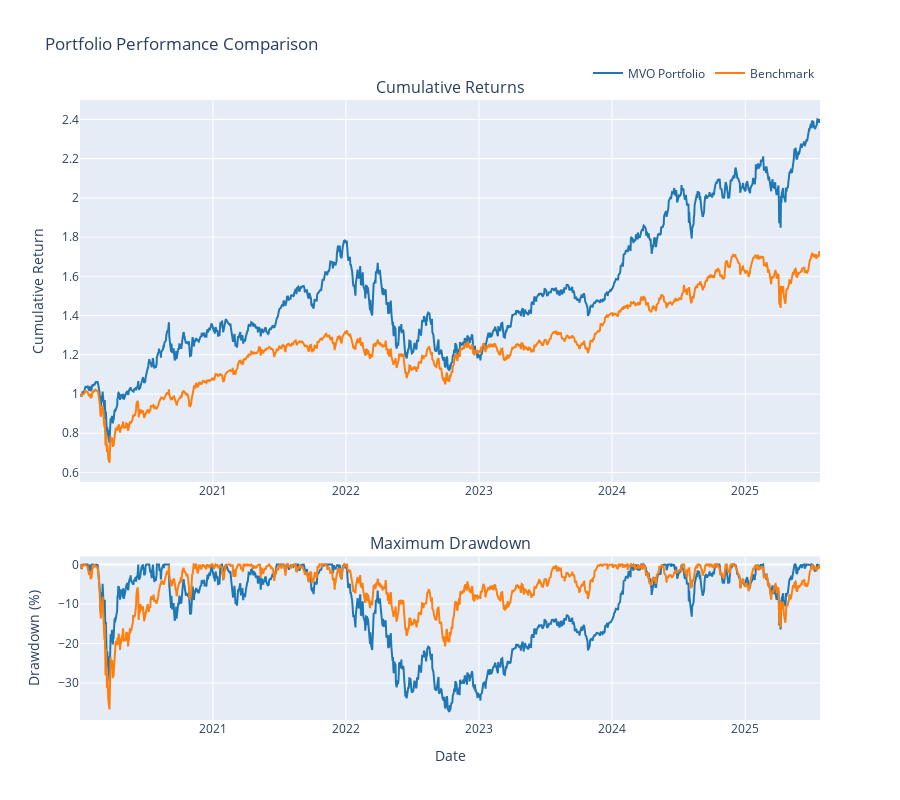

The code cell stored with this chart in its notebook:
### Code cell
# Plotting
fig = make_subplots(
    rows=2, cols=1,
    subplot_titles=('Cumulative Returns', 'Maximum Drawdown'),
    vertical_spacing=0.12,
    row_heights=[0.7, 0.3]
)

colors = ['#1f77b4', '#ff7f0e', '#2ca02c', '#d62728']

# Plot cumulative returns
for i, (name, returns) in enumerate(portfolio_returns.items()):
    #if name != 'Benchmark':
    cumulative_returns = (1 + returns).cumprod()
    fig.add_trace(
        go.Scatter(
            x=cumulative_returns.index,
            y=cumulative_returns.values,
            mode='lines',
            name=name,
            line=dict(color=colors[i], width=2),
            showlegend=True
        ),
        row=1, col=1
    )

# Plot drawdowns
for i, (name, returns) in enumerate(portfolio_returns.items()):
#if name != 'Benchmark':
    cumulative = (1 + returns).cumprod()
    rolling_max = cumulative.expanding().max()
    drawdown = (cumulative - rolling_max) / rolling_max * 100
    
    fig.add_trace(
        go.Scatter(
            x=drawdown.index,
            y=drawdown.values,
            mode='lines',
            name=name,
            line=dict(color=colors[i], width=2),
            showlegend=False
        ),
        row=2, col=1
    )

# Update layout
fig.update_layout(
    title='Portfolio Performance Comparison',
    height=800,
    hovermode='x unified',
    legend=dict(
        orientation="h",
        yanchor="bottom",
        y=1.02,
        xanchor="right",
        x=1
    )
)

fig.update_xaxes(title_text="Date", row=2, col=1)
fig.update_yaxes(title_text="Cumulative Return", row=1, col=1)
fig.update_yaxes(title_text="Drawdown (%)", row=2, col=1)

fig.show()

### Figure 1 — Plotly figure (JSON) as saved in the notebook; plotly's stock layout.template omitted (floating-point values rounded to 4 significant figures; data arrays with more than 128 entries replaced by an {"elided": "..."} marker saying what was removed)
{"data": [{"line": {"color": "#1f77b4", "width": 2}, "mode": "lines", "name": "MVO Portfolio", "showlegend": true, "type": "scatter", "x": {"elided": "1398 str values"}, "xaxis": "x", "y": {"elided": "1398 float values"}, "yaxis": "y"}, {"line": {"color": "#ff7f0e", "width": 2}, "mode": "lines", "name": "Benchmark", "showlegend": true, "type": "scatter", "x": {"elided": "1398 str values"}, "xaxis": "x", "y": {"elided": "1398 float values"}, "yaxis": "y"}, {"line": {"color": "#1f77b4", "width": 2}, "mode": "lines", "name": "MVO Portfolio", "showlegend": false, "type": "scatter", "x": {"elided": "1398 str values"}, "xaxis": "x2", "y": {"elided": "1398 float values"}, "yaxis": "y2"}, {"line": {"color": "#ff7f0e", "width": 2}, "mode": "lines", "name": "Benchmark", "showlegend": false, "type": "scatter", "x": {"elided": "1398 str values"}, "xaxis": "x2", "y": {"elided": "1398 float values"}, "yaxis": "y2"}], "layout": {"annotations": [{"font": {"size": 16}, "showarrow": false, "text": "Cumulative Returns", "x": 0.5, "xanchor": "center", "xref": "paper", "y": 1, "yanchor": "bottom", "yref": "paper"}, {"font": {"size": 16}, "showarrow": false, "text": "Maximum Drawdown", "x": 0.5, "xanchor": "center", "xref": "paper", "y": 0.264, "yanchor": "bottom", "yref": "paper"}], "height": 800, "hovermode": "x unified", "legend": {"orientation": "h", "x": 1, "xanchor": "right", "y": 1.02, "yanchor": "bottom"}, "title": {"text": "Portfolio Performance Comparison"}, "xaxis": {"anchor": "y", "domain": [0, 1]}, "xaxis2": {"anchor": "y2", "domain": [0, 1], "title": {"text": "Date"}}, "yaxis": {"anchor": "x", "domain": [0.384, 1], "title": {"text": "Cumulative Return"}}, "yaxis2": {"anchor": "x2", "domain": [0, 0.264], "title": {"text": "Drawdown (%)"}}}}
